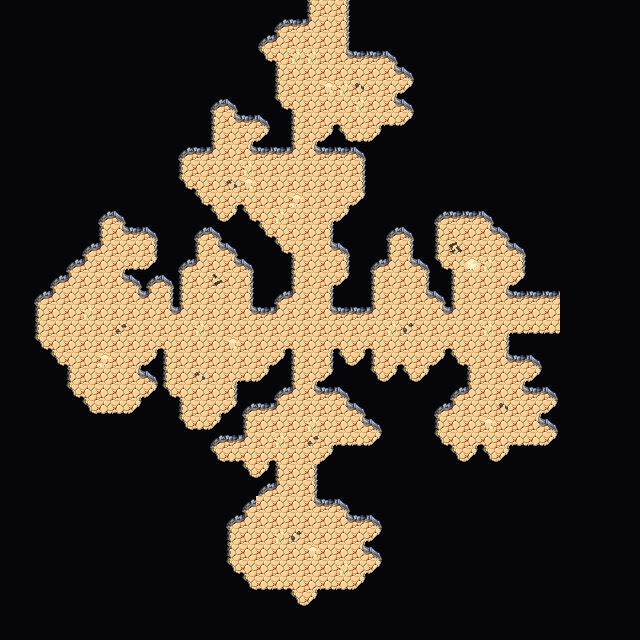

A level layout from a 2D game, rendered from its tile map. Below: a short description, then the map file with tile-grid data replaced by summaries:
An orthogonal 40x40 tile map with 16x16 px tiles, 4 tile layers (Collision, Background, Walls, Clutter), 2 tilesets and 2 objects.

<map version="1.5" tiledversion="1.7.2" orientation="orthogonal" renderorder="right-down" width="40" height="40" tilewidth="16" tileheight="16" infinite="0" nextlayerid="7" nextobjectid="62">
 <editorsettings>
  <export target="wastetown..tmx" format="tmx" />
 </editorsettings>
 <tileset firstgid="1" source="../../../tileset/main.tsx" />
 <tileset firstgid="3477" source="../../../tileset/buildings.tsx" />
 <layer id="6" name="Collision" width="40" height="40">
  <data>[1600 cells, 0 non-empty, 0 distinct tile ids]</data>
 </layer>
 <layer id="1" name="Background" width="40" height="40">
  <data>[1600 cells, 1600 non-empty, 1 distinct tile ids]</data>
 </layer>
 <layer id="2" name="Walls" width="40" height="40">
  <data>[1600 cells, 1364 non-empty, 19 distinct tile ids]</data>
 </layer>
 <layer id="3" name="Clutter" width="40" height="40">
  <properties>
   <property name="spriteLayer" type="bool" value="true" />
  </properties>
  <data>[1600 cells, 29 non-empty, 10 distinct tile ids]</data>
 </layer>
 <objectgroup id="4" name="Objects">
  <object id="60" template="../../../obj/door_left.tx" x="542" y="322">
   <properties>
    <property name="teleport" value="../common/maps/map/cave/cave_multilevel_4/cave_23J2.tmx" />
    <property name="teleportObjectId" value="59" />
   </properties>
  </object>
  <object id="61" template="../../../obj/door_down.tx" x="319.333" y="19.3333">
   <properties>
    <property name="teleport" value="../common/maps/map/cave/cave_multilevel_4/cave_23I1.tmx" />
    <property name="teleportObjectId" value="62" />
   </properties>
  </object>
 </objectgroup>
</map>
